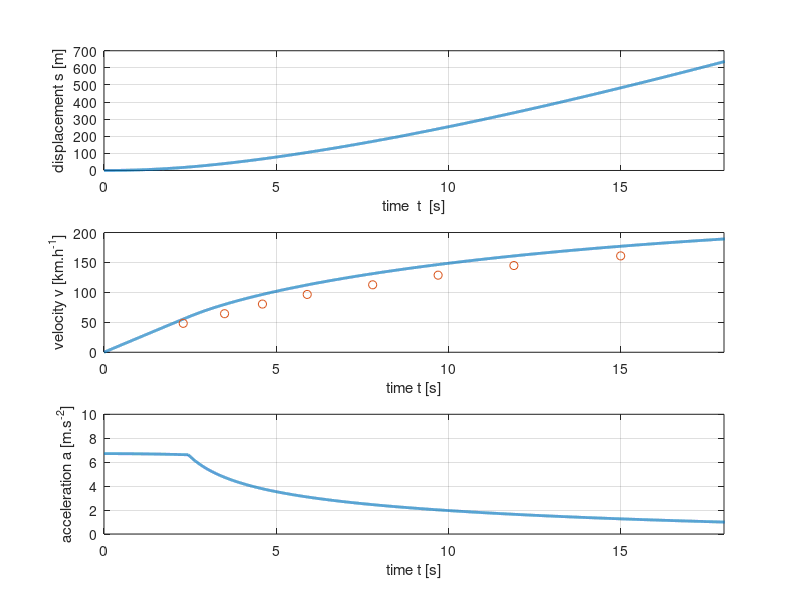
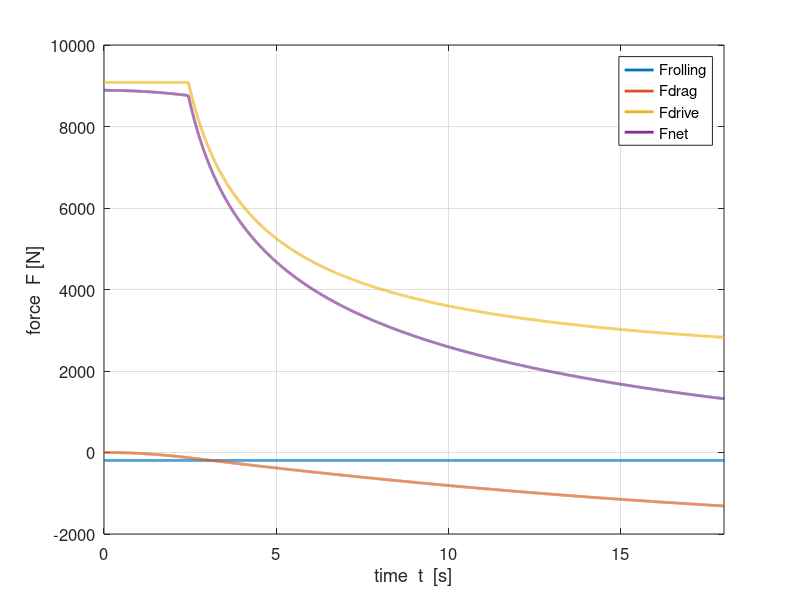
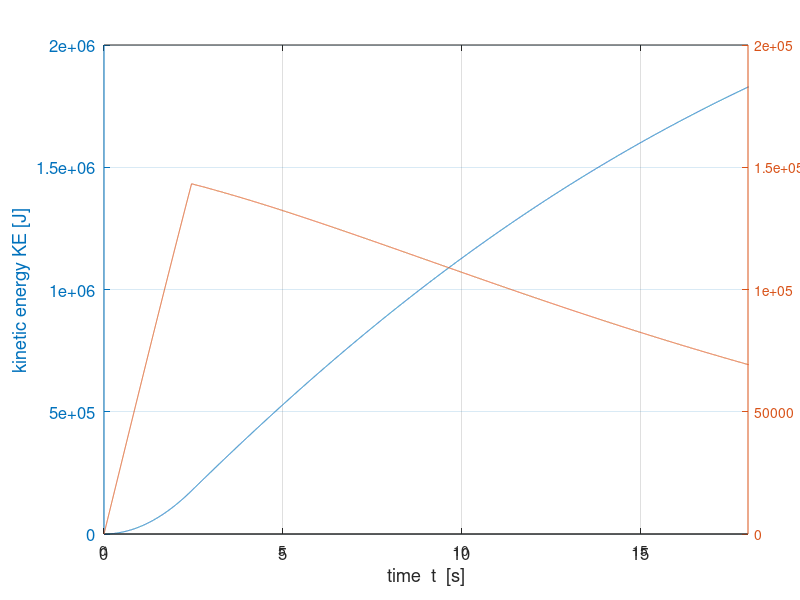

The MATLAB source for these figures, in order:
% mec_car_01.m
% 10 jun 2015
% Ian Cooper   School of Physics   University of Sydney
% cooper@physics.usyd.edu.au
% https://d-arora.github.io/Doing-Physics-With-Matlab/
% SI units used for all quantities
clear all
close all
clc

% INPUTS =================================================================
% mass of car
   m = 1324;
% coeff of friction
   u = 0.70;
% max time
   tMax = 18.1;
% Number of time intervals
   nT = 15101;
% coeff of rolling resistance
  tau = 0.015;
% cross-sectional area
   A = 2.4;
% drag coefficient
  Cd = 0.33;
% air density
   rho = 1.2;
% engine power
   P = 165e3;
% power loss factor
   f = 0.90;
% max time for display
  tLim = tMax-0.1;
%   VW GOLF GTI 2015 acceleration data
   tData = [2.3 3.5 4.6 5.9 7.8 9.7 11.9 15];
   vData = 1.609344 .* [30 40 50 60 70 80 90 100];
   
   
% SETUP ==================================================================
tMin = 0;                    % initial time
g = 9.8;                     % acc due to gravity
FG = (m*g).*ones(1,nT);                    % weight of car

t = linspace(tMin,tMax,nT);

a = zeros(1,nT);            % acceleration
v = zeros(1,nT);            % velocity
x = zeros(1,nT);            % displacement
Pke = zeros(1,nT);
dt = t(2)-t(1);             % time increment
Fnet = zeros(1,nT);         % net force acting on car
Fdrive = u .* FG;       % driving force on car due to friction
Frolling = tau .* FG;   % rolling resistance
Fdrag = zeros(1,nT);                  % air drag
Fnet(1) = Fdrive(1)-Frolling(1);
a(1) = Fnet(1) / m;

% Numerical finite difference procedure ==================================
v(2) = v(1) + a(1) * dt;
%v(2) = 0.5 * (v(1) + v(2));
x(2) = x(1) + v(1)*dt + 0.5*a(1)*dt^2;
Fdrag(2) = 0.5 * Cd * A * rho * v(2)^2;

for c = 3:nT
   Fdrag(c-1) = 0.5 * Cd * A * rho * v(c-1)^2;
   if Fdrive(c-1) > f*P / v(c-1); Fdrive(c-1) = f*P / v(c-1); end;
   Fnet(c-1) = Fdrive(c-1) - Frolling(c-1) - Fdrag(c-1);
   a(c-1)= Fnet(c-1)./m;
   v(c) = v(c-2) + (2*dt) .* a(c-1);
end

for c = 3:nT
   x(c) = x(c-2) + (2*dt) .* v(c-1);
end
   a(nT) = (v(nT)-v(nT-1))/dt;
   Fdrive(nT) = f*P / v(nT);
   Fdrag(nT) = 0.5 * Cd * A * rho * v(nT)^2;
   Fnet(nT) = Fdrive(nT) - Frolling(nT) - Fdrag(nT);

   KE = (0.5*m) .* v.^2;
   
   for c = 2 : nT-1
      Pke(c) = (KE(c+1) - KE(c-1))/(2*dt);
   end
      %Pke(1) = (KE(2) - KE(1))/dt; Pke(nT) = (KE(end) - KE(end-1))/dt;
       Pke(1) = Pke(2); Pke(end) = Pke(end-1);
       
% GRAPHICS ===============================================================
figure(1)
   fs = 12; LW = 2;
   set(gcf,'units','normalized','position',[0.1 0.1 0.3 0.6]);
   set(gca,'fontsize',fs);
   
   col = 'b';
   tx = 'time  t  [s]';  ty = 'displacement s [m]'; 
   xP = t;   yP = x;
   subplot(3,1,1);
   plot(xP,yP,'lineWidth',LW);
   xlabel(tx); ylabel(ty);
   grid on; box on;
   set(gca,'Xlim',[0 tLim]); 
   
   col = 'm';
   tx = 'time t [s]';  ty = 'velocity v [km.h^{-1}]'; 
   xP = t;   yP = 3.6.*v;
   subplot(3,1,2);
   plot(xP,yP,'lineWidth',LW);
   xlabel(tx); ylabel(ty);
   grid on; box on;
   set(gca,'Xlim',[0 tLim]);
   hold on 
   xP = tData; yP = vData;
   plot(xP,yP,'o');
     
   col = 'r';
   tx = 'time t [s]';  ty = 'acceleration a [m.s^{-2}]'; 
   xP = t;   yP = a;
   subplot(3,1,3);
   plot(xP,yP,'lineWidth',LW);
   xlabel(tx); ylabel(ty);
   grid on; box on;
   set(gca,'Ylim',[0 10]);
   set(gca,'Xlim',[0 tLim]);  
   
figure(2)
   fs = 12; LW = 2;
   set(gcf,'units','normalized','position',[0.5 0.5 0.3 0.3]);
   set(gca,'fontsize',fs);
   
   col = 'b';
   tx = 'time  t  [s]';  ty = 'force  F [N]'; 
   %subplot(2,1,1);
   
   hold on
   
   xP = t;   yP = -Frolling;
   plot(xP,yP,'lineWidth',LW);
   xlabel(tx); ylabel(ty);
     
   xP = t;   yP = -Fdrag;
   plot(xP,yP,'lineWidth',LW);
   
   xP = t;   yP = Fdrive;
   plot(xP,yP,'lineWidth',LW);
   
   xP = t;   yP = Fnet;
   plot(xP,yP,'lineWidth',LW);
   
   xlabel(tx); ylabel(ty);
   %set(gca,'Ylim',[0 1e4]);   
   set(gca,'Xlim',[0 tLim]); 
   legend('Frolling','Fdrag','Fdrive','Fnet');
   grid on; box on;

figure(3)
   fs = 12; LW = 2;
   set(gcf,'units','normalized','position',[0.5 0.1 0.3 0.3]);
   set(gca,'fontsize',fs);
   
   col = 'b';
   tx = 'time  t  [s]';  ty = 'kinetic energy KE [J]'; 
   %subplot(2,1,1);
   
   hold on
   
   xP = t;   yP = KE; yP2 = Pke;
   plotyy(xP,yP,xP,yP2);
   xlabel(tx); ylabel(ty);
%  
hold on
    xP = t;   yP2 = Fnet.*v;
     %plotyy(xP,yP,xP,yP2);
%    
%    xP = t;   yP = Fdrive;
%    plot(xP,yP,'lineWidth',LW);
%    
%    xP = t;   yP = Fnet;
%    plot(xP,yP,'lineWidth',LW);
   
   xlabel(tx); ylabel(ty);
   %set(gca,'Ylim',[0 1e4]);   
   set(gca,'Xlim',[0 tLim]); 
%   legend('Frolling','Fdrag','Fdrive','Fnet');
   grid on; box on;   
  
